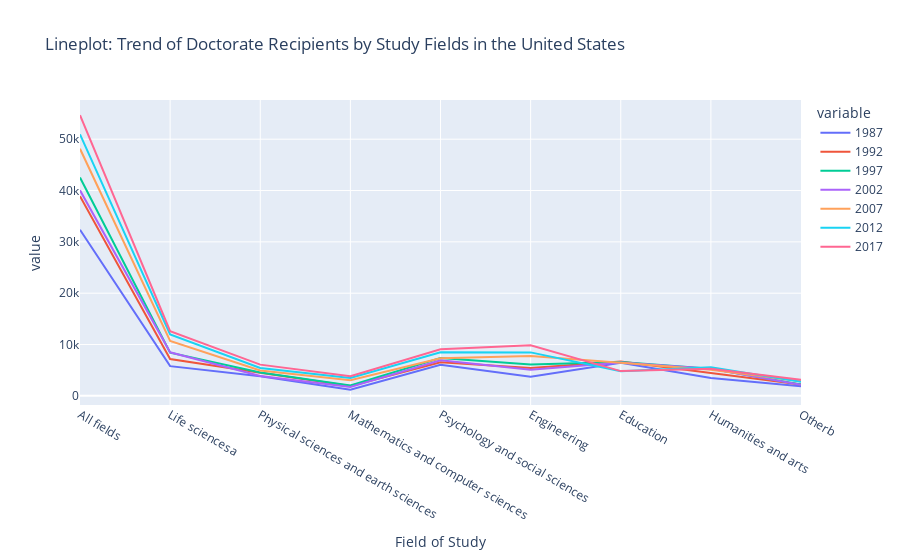

Notebook code cell kept with this figure:
### Code cell
fig4 = px.line(df_17, x='Field of Study', y=df_17.columns,title='Lineplot: Trend of Doctorate Recipients by Study Fields in the United States')
fig4.show()
st.plotly_chart(fig4, use_container_width=True)

### Figure 1 — Plotly figure (JSON) as saved in the notebook; plotly's stock layout.template omitted (floating-point values rounded to 4 significant figures)
{"data": [{"hovertemplate": "variable=1987<br>Field of Study=%{x}<br>value=%{y}<extra></extra>", "legendgroup": "1987", "line": {"color": "#636efa", "dash": "solid"}, "mode": "lines", "name": "1987", "orientation": "v", "showlegend": true, "type": "scatter", "x": ["All fields", "Life sciencesa", "Physical sciences and earth sciences", "Mathematics and computer sciences", "Psychology and social sciences", "Engineering", "Education", "Humanities and arts", "Otherb"], "xaxis": "x", "y": [32365, 5783, 3811, 1189, 6063, 3712, 6453, 3478, 1876], "yaxis": "y"}, {"hovertemplate": "variable=1992<br>Field of Study=%{x}<br>value=%{y}<extra></extra>", "legendgroup": "1992", "line": {"color": "#EF553B", "dash": "solid"}, "mode": "lines", "name": "1992", "orientation": "v", "showlegend": true, "type": "scatter", "x": ["All fields", "Life sciencesa", "Physical sciences and earth sciences", "Mathematics and computer sciences", "Psychology and social sciences", "Engineering", "Education", "Humanities and arts", "Otherb"], "xaxis": "x", "y": [38886, 7172, 4517, 1927, 6562, 5438, 6677, 4387, 2206], "yaxis": "y"}, {"hovertemplate": "variable=1997<br>Field of Study=%{x}<br>value=%{y}<extra></extra>", "legendgroup": "1997", "line": {"color": "#00cc96", "dash": "solid"}, "mode": "lines", "name": "1997", "orientation": "v", "showlegend": true, "type": "scatter", "x": ["All fields", "Life sciencesa", "Physical sciences and earth sciences", "Mathematics and computer sciences", "Psychology and social sciences", "Engineering", "Education", "Humanities and arts", "Otherb"], "xaxis": "x", "y": [42539, 8421, 4550, 2032, 7369, 6114, 6577, 5285, 2191], "yaxis": "y"}, {"hovertemplate": "variable=2002<br>Field of Study=%{x}<br>value=%{y}<extra></extra>", "legendgroup": "2002", "line": {"color": "#ab63fa", "dash": "solid"}, "mode": "lines", "name": "2002", "orientation": "v", "showlegend": true, "type": "scatter", "x": ["All fields", "Life sciencesa", "Physical sciences and earth sciences", "Mathematics and computer sciences", "Psychology and social sciences", "Engineering", "Education", "Humanities and arts", "Otherb"], "xaxis": "x", "y": [40031, 8478, 3875, 1729, 6925, 5081, 6508, 5297, 2138], "yaxis": "y"}, {"hovertemplate": "variable=2007<br>Field of Study=%{x}<br>value=%{y}<extra></extra>", "legendgroup": "2007", "line": {"color": "#FFA15A", "dash": "solid"}, "mode": "lines", "name": "2007", "orientation": "v", "showlegend": true, "type": "scatter", "x": ["All fields", "Life sciencesa", "Physical sciences and earth sciences", "Mathematics and computer sciences", "Psychology and social sciences", "Engineering", "Education", "Humanities and arts", "Otherb"], "xaxis": "x", "y": [48132, 10702, 4956, 3042, 7309, 7749, 6448, 5085, 2841], "yaxis": "y"}, {"hovertemplate": "variable=2012<br>Field of Study=%{x}<br>value=%{y}<extra></extra>", "legendgroup": "2012", "line": {"color": "#19d3f3", "dash": "solid"}, "mode": "lines", "name": "2012", "orientation": "v", "showlegend": true, "type": "scatter", "x": ["All fields", "Life sciencesa", "Physical sciences and earth sciences", "Mathematics and computer sciences", "Psychology and social sciences", "Engineering", "Education", "Humanities and arts", "Otherb"], "xaxis": "x", "y": [50944, 11964, 5419, 3496, 8498, 8469, 4803, 5561, 2734], "yaxis": "y"}, {"hovertemplate": "variable=2017<br>Field of Study=%{x}<br>value=%{y}<extra></extra>", "legendgroup": "2017", "line": {"color": "#FF6692", "dash": "solid"}, "mode": "lines", "name": "2017", "orientation": "v", "showlegend": true, "type": "scatter", "x": ["All fields", "Life sciencesa", "Physical sciences and earth sciences", "Mathematics and computer sciences", "Psychology and social sciences", "Engineering", "Education", "Humanities and arts", "Otherb"], "xaxis": "x", "y": [54664, 12592, 6081, 3843, 9079, 9843, 4823, 5290, 3113], "yaxis": "y"}], "layout": {"legend": {"title": {"text": "variable"}, "tracegroupgap": 0}, "title": {"text": "Lineplot: Trend of Doctorate Recipients by Study Fields in the United States"}, "xaxis": {"anchor": "y", "domain": [0, 1], "title": {"text": "Field of Study"}}, "yaxis": {"anchor": "x", "domain": [0, 1], "title": {"text": "value"}}}}
